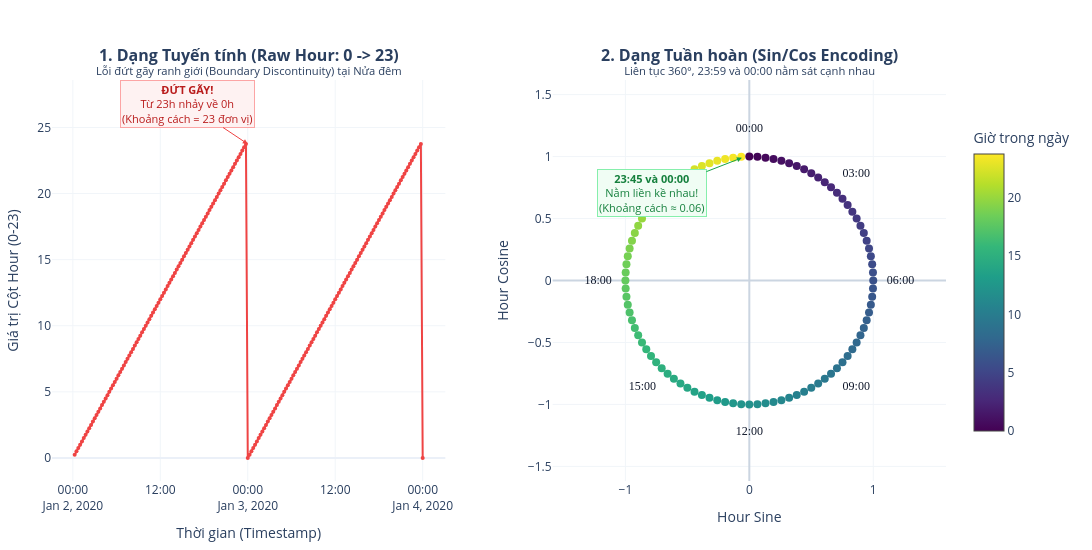

The notebook cell saved with this chart:
### Markdown cell above
### 6.2. Trực quan hóa Đặc trưng Tuần hoàn (Cyclic Features Coordinate)
Vòng tròn lượng giác được render với hiệu ứng Gradient theo thời gian thực trong ngày, thể hiện sự hoàn hảo của quá trình Vectorization.

### Code cell
from plotly.subplots import make_subplots

# 1. Lấy dữ liệu 2 ngày (192 bước) để thấy rõ sự lặp lại chu kỳ
df_sample = df_train_fe.head(192).copy()
df_sample['hour_float'] = df_sample['timestamp'].dt.hour + df_sample['timestamp'].dt.minute / 60.0

# 2. Tạo Subplot 1 row, 2 cols
fig = make_subplots(
    rows=1, cols=2,
    subplot_titles=(
        "<b>1. Dạng Tuyến tính (Raw Hour: 0 -> 23)</b><br><sup>Lỗi đứt gãy ranh giới (Boundary Discontinuity) tại Nửa đêm</sup>",
        "<b>2. Dạng Tuần hoàn (Sin/Cos Encoding)</b><br><sup>Liên tục 360°, 23:59 và 00:00 nằm sát cạnh nhau</sup>"
    ),
    horizontal_spacing=0.12
)

# --- PANEL 1: Dạng Tuyến tính (Vách đá đứt gãy 23h -> 0h) ---
fig.add_trace(
    go.Scatter(
        x=df_sample['timestamp'], 
        y=df_sample['hour_float'],
        mode='lines+markers',
        name='Raw Hour',
        line=dict(color='#ef4444', width=2),
        marker=dict(size=4)
    ),
    row=1, col=1
)

fig.add_annotation(
    x=df_sample['timestamp'].iloc[95], y=23.75,
    text="<b>ĐỨT GÃY!</b><br>Từ 23h nhảy về 0h<br>(Khoảng cách = 23 đơn vị)",
    showarrow=True, arrowhead=2, arrowcolor='#ef4444', ax=-60, ay=-40,
    font=dict(color='#b91c1c', size=11),
    bgcolor='#fef2f2', bordercolor='#fca5a5',
    row=1, col=1
)

# --- PANEL 2: Dạng Tuần hoàn (Sạch sẽ & Thưa mốc) ---
df_1day = df_sample.head(96).copy()

# A. Vẽ các chấm tròn dữ liệu (CHỈ DÙNG MARKERS - Không chèn chữ)
fig.add_trace(
    go.Scatter(
        x=df_1day['hour_sin'], 
        y=df_1day['hour_cos'],
        mode='markers', # Bỏ 'text' ở đây để loại bỏ đè chữ
        name='Cyclical (Sin/Cos)',
        marker=dict(
            size=8,
            color=df_1day['hour_float'],
            colorscale='Viridis',
            showscale=True,
            colorbar=dict(title="Giờ trong ngày", len=0.8, x=1.02)
        ),
        text=df_1day['timestamp'].dt.strftime('%H:%M'),
        hovertemplate="<b>Thời gian:</b> %{text}<br><b>Sin:</b> %{x:.3f}<br><b>Cos:</b> %{y:.3f}<extra></extra>"
    ),
    row=1, col=2
)

# B. Lọc thưa mốc: Chỉ lấy 8 mốc giờ tròn (mỗi 3 tiếng: 0h, 3h, 6h, 9h, 12h, 15h, 18h, 21h)
df_major_hours = df_1day[
    (df_1day['timestamp'].dt.minute == 0) & 
    (df_1day['timestamp'].dt.hour % 3 == 0)
].copy()

# C. Đẩy vị trí nhãn ra NGOÀI vòng tròn bằng cách mở rộng bán kính (R = 1.22)
radius_label = 1.22
df_major_hours['x_label'] = df_major_hours['hour_sin'] * radius_label
df_major_hours['y_label'] = df_major_hours['hour_cos'] * radius_label
df_major_hours['time_str'] = df_major_hours['timestamp'].dt.strftime('%H:%M')

# D. Vẽ lớp nhãn chữ thưa bên ngoài vòng tròn
fig.add_trace(
    go.Scatter(
        x=df_major_hours['x_label'],
        y=df_major_hours['y_label'],
        mode='text',
        text=df_major_hours['time_str'],
        textfont=dict(size=12, color='#0f172a', family='Arial Black'),
        hoverinfo='skip',
        showlegend=False
    ),
    row=1, col=2
)

# Highlight điểm nối liền 23:45 -> 00:00
fig.add_annotation(
    x=-0.06, y=0.99,
    text="<b>23:45 và 00:00</b><br>Nằm liền kề nhau!<br>(Khoảng cách ≈ 0.06)",
    showarrow=True, arrowhead=2, arrowcolor='#16a34a', ax=-90, ay=35,
    font=dict(color='#15803d', size=11),
    bgcolor='#f0fdf4', bordercolor='#86efac',
    row=1, col=2
)

# --- CẤU HÌNH TRẮNG SÁNG & KHUNG CHUẨN ---
fig.update_layout(
    template='plotly_white',
    width=1100, 
    height=550,
    showlegend=False,
    margin=dict(l=50, r=50, t=80, b=50)
)

fig.update_xaxes(title_text="Thời gian (Timestamp)", showgrid=True, gridcolor='#f1f5f9', row=1, col=1)
fig.update_yaxes(title_text="Giá trị Cột Hour (0-23)", showgrid=True, gridcolor='#f1f5f9', row=1, col=1)

# Mở rộng range lên [-1.45, 1.45] để các chữ ở ngoài không bị tràn viền
fig.update_xaxes(
    title_text="Hour Sine", scaleanchor="y2", scaleratio=1, 
    showgrid=True, gridcolor='#f1f5f9', zerolinecolor='#cbd5e1', range=[-1.45, 1.45], row=1, col=2
)
fig.update_yaxes(
    title_text="Hour Cosine", 
    showgrid=True, gridcolor='#f1f5f9', zerolinecolor='#cbd5e1', range=[-1.45, 1.45], row=1, col=2
)

fig.show()

### Figure 1 — Plotly figure (JSON) as saved in the notebook; plotly's stock layout.template omitted (floating-point values rounded to 4 significant figures; data arrays with more than 128 entries replaced by an {"elided": "..."} marker saying what was removed)
{"data": [{"line": {"color": "#ef4444", "width": 2}, "marker": {"size": 4}, "mode": "lines+markers", "name": "Raw Hour", "type": "scatter", "x": {"elided": "192 str values"}, "xaxis": "x", "y": {"elided": "192 float values"}, "yaxis": "y"}, {"hovertemplate": "<b>Thời gian:</b> %{text}<br><b>Sin:</b> %{x:.3f}<br><b>Cos:</b> %{y:.3f}<extra></extra>", "marker": {"color": [0.25, 0.5, 0.75, 1.0, 1.25, 1.5, 1.75, 2.0, 2.25, 2.5, 2.75, 3.0, 3.25, 3.5, 3.75, 4.0, 4.25, 4.5, 4.75, 5.0, 5.25, 5.5, 5.75, 6.0, 6.25, 6.5, 6.75, 7.0, 7.25, 7.5, 7.75, 8.0, 8.25, 8.5, 8.75, 9.0, 9.25, 9.5, 9.75, 10.0, 10.25, 10.5, 10.75, 11.0, 11.25, 11.5, 11.75, 12.0, 12.25, 12.5, 12.75, 13.0, 13.25, 13.5, 13.75, 14.0, 14.25, 14.5, 14.75, 15.0, 15.25, 15.5, 15.75, 16.0, 16.25, 16.5, 16.75, 17.0, 17.25, 17.5, 17.75, 18.0, 18.25, 18.5, 18.75, 19.0, 19.25, 19.5, 19.75, 20.0, 20.25, 20.5, 20.75, 21.0, 21.25, 21.5, 21.75, 22.0, 22.25, 22.5, 22.75, 23.0, 23.25, 23.5, 23.75, 0.0], "colorbar": {"len": 0.8, "title": {"text": "Giờ trong ngày"}, "x": 1.02}, "colorscale": [[0, "#440154"], [0.1111, "#482878"], [0.2222, "#3e4989"], [0.3333, "#31688e"], [0.4444, "#26828e"], [0.5556, "#1f9e89"], [0.6667, "#35b779"], [0.7778, "#6ece58"], [0.8889, "#b5de2b"], [1, "#fde725"]], "showscale": true, "size": 8}, "mode": "markers", "name": "Cyclical (Sin/Cos)", "text": ["00:15", "00:30", "00:45", "01:00", "01:15", "01:30", "01:45", "02:00", "02:15", "02:30", "02:45", "03:00", "03:15", "03:30", "03:45", "04:00", "04:15", "04:30", "04:45", "05:00", "05:15", "05:30", "05:45", "06:00", "06:15", "06:30", "06:45", "07:00", "07:15", "07:30", "07:45", "08:00", "08:15", "08:30", "08:45", "09:00", "09:15", "09:30", "09:45", "10:00", "10:15", "10:30", "10:45", "11:00", "11:15", "11:30", "11:45", "12:00", "12:15", "12:30", "12:45", "13:00", "13:15", "13:30", "13:45", "14:00", "14:15", "14:30", "14:45", "15:00", "15:15", "15:30", "15:45", "16:00", "16:15", "16:30", "16:45", "17:00", "17:15", "17:30", "17:45", "18:00", "18:15", "18:30", "18:45", "19:00", "19:15", "19:30", "19:45", "20:00", "20:15", "20:30", "20:45", "21:00", "21:15", "21:30", "21:45", "22:00", "22:15", "22:30", "22:45", "23:00", "23:15", "23:30", "23:45", "00:00"], "type": "scatter", "x": [0.0654, 0.1305, 0.1951, 0.2588, 0.3214, 0.3827, 0.4423, 0.5, 0.5556, 0.6088, 0.6593, 0.7071, 0.7518, 0.7934, 0.8315, 0.866, 0.8969, 0.9239, 0.9469, 0.9659, 0.9808, 0.9914, 0.9979, 1.0, 0.9979, 0.9914, 0.9808, 0.9659, 0.9469, 0.9239, 0.8969, 0.866, 0.8315, 0.7934, 0.7518, 0.7071, 0.6593, 0.6088, 0.5556, 0.5, 0.4423, 0.3827, 0.3214, 0.2588, 0.1951, 0.1305, 0.0654, 1.225e-16, -0.0654, -0.1305, -0.1951, -0.2588, -0.3214, -0.3827, -0.4423, -0.5, -0.5556, -0.6088, -0.6593, -0.7071, -0.7518, -0.7934, -0.8315, -0.866, -0.8969, -0.9239, -0.9469, -0.9659, -0.9808, -0.9914, -0.9979, -1.0, -0.9979, -0.9914, -0.9808, -0.9659, -0.9469, -0.9239, -0.8969, -0.866, -0.8315, -0.7934, -0.7518, -0.7071, -0.6593, -0.6088, -0.5556, -0.5, -0.4423, -0.3827, -0.3214, -0.2588, -0.1951, -0.1305, -0.0654, 0.0], "xaxis": "x2", "y": [0.9979, 0.9914, 0.9808, 0.9659, 0.9469, 0.9239, 0.8969, 0.866, 0.8315, 0.7934, 0.7518, 0.7071, 0.6593, 0.6088, 0.5556, 0.5, 0.4423, 0.3827, 0.3214, 0.2588, 0.1951, 0.1305, 0.0654, 6.123e-17, -0.0654, -0.1305, -0.1951, -0.2588, -0.3214, -0.3827, -0.4423, -0.5, -0.5556, -0.6088, -0.6593, -0.7071, -0.7518, -0.7934, -0.8315, -0.866, -0.8969, -0.9239, -0.9469, -0.9659, -0.9808, -0.9914, -0.9979, -1.0, -0.9979, -0.9914, -0.9808, -0.9659, -0.9469, -0.9239, -0.8969, -0.866, -0.8315, -0.7934, -0.7518, -0.7071, -0.6593, -0.6088, -0.5556, -0.5, -0.4423, -0.3827, -0.3214, -0.2588, -0.1951, -0.1305, -0.0654, -1.837e-16, 0.0654, 0.1305, 0.1951, 0.2588, 0.3214, 0.3827, 0.4423, 0.5, 0.5556, 0.6088, 0.6593, 0.7071, 0.7518, 0.7934, 0.8315, 0.866, 0.8969, 0.9239, 0.9469, 0.9659, 0.9808, 0.9914, 0.9979, 1.0], "yaxis": "y2"}, {"hoverinfo": "skip", "mode": "text", "showlegend": false, "text": ["03:00", "06:00", "09:00", "12:00", "15:00", "18:00", "21:00", "00:00"], "textfont": {"color": "#0f172a", "family": "Arial Black", "size": 12}, "type": "scatter", "x": [0.8627, 1.22, 0.8627, 1.494e-16, -0.8627, -1.22, -0.8627, 0.0], "xaxis": "x2", "y": [0.8627, 7.47e-17, -0.8627, -1.22, -0.8627, -2.241e-16, 0.8627, 1.22], "yaxis": "y2"}], "layout": {"annotations": [{"font": {"size": 16}, "showarrow": false, "text": "<b>1. Dạng Tuyến tính (Raw Hour: 0 -> 23)</b><br><sup>Lỗi đứt gãy ranh giới (Boundary Discontinuity) tại Nửa đêm</sup>", "x": 0.22, "xanchor": "center", "xref": "paper", "y": 1, "yanchor": "bottom", "yref": "paper"}, {"font": {"size": 16}, "showarrow": false, "text": "<b>2. Dạng Tuần hoàn (Sin/Cos Encoding)</b><br><sup>Liên tục 360°, 23:59 và 00:00 nằm sát cạnh nhau</sup>", "x": 0.78, "xanchor": "center", "xref": "paper", "y": 1, "yanchor": "bottom", "yref": "paper"}, {"arrowcolor": "#ef4444", "arrowhead": 2, "ax": -60, "ay": -40, "bgcolor": "#fef2f2", "bordercolor": "#fca5a5", "font": {"color": "#b91c1c", "size": 11}, "showarrow": true, "text": "<b>ĐỨT GÃY!</b><br>Từ 23h nhảy về 0h<br>(Khoảng cách = 23 đơn vị)", "x": "2020-01-03T00:00:00", "xref": "x", "y": 23.75, "yref": "y"}, {"arrowcolor": "#16a34a", "arrowhead": 2, "ax": -90, "ay": 35, "bgcolor": "#f0fdf4", "bordercolor": "#86efac", "font": {"color": "#15803d", "size": 11}, "showarrow": true, "text": "<b>23:45 và 00:00</b><br>Nằm liền kề nhau!<br>(Khoảng cách ≈ 0.06)", "x": -0.06, "xref": "x2", "y": 0.99, "yref": "y2"}], "height": 550, "margin": {"b": 50, "l": 50, "r": 50, "t": 80}, "showlegend": false, "width": 1100, "xaxis": {"anchor": "y", "domain": [0, 0.44], "gridcolor": "#f1f5f9", "showgrid": true, "title": {"text": "Thời gian (Timestamp)"}}, "xaxis2": {"anchor": "y2", "domain": [0.56, 1], "gridcolor": "#f1f5f9", "range": [-1.45, 1.45], "scaleanchor": "y2", "scaleratio": 1, "showgrid": true, "title": {"text": "Hour Sine"}, "zerolinecolor": "#cbd5e1"}, "yaxis": {"anchor": "x", "domain": [0, 1], "gridcolor": "#f1f5f9", "showgrid": true, "title": {"text": "Giá trị Cột Hour (0-23)"}}, "yaxis2": {"anchor": "x2", "domain": [0, 1], "gridcolor": "#f1f5f9", "range": [-1.45, 1.45], "showgrid": true, "title": {"text": "Hour Cosine"}, "zerolinecolor": "#cbd5e1"}}}
